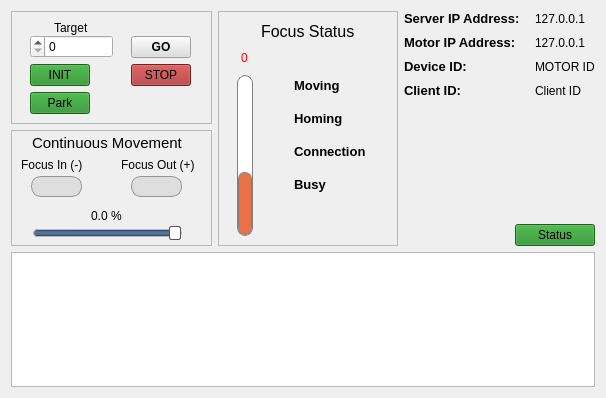
      <widget class="QWidget" name="page_2">
       <property name="minimumSize">
        <size>
         <width>0</width>
         <height>85</height>
        </size>
       </property>
       <property name="maximumSize">
        <size>
         <width>16777215</width>
         <height>427</height>
        </size>
       </property>
       <layout class="QGridLayout" name="gridLayout_3">
        <item row="0" column="0">
         <widget class="QFrame" name="frame">
          <property name="maximumSize">
           <size>
            <width>201</width>
            <height>16777215</height>
           </size>
          </property>
          <property name="frameShape">
           <enum>QFrame::Shape::StyledPanel</enum>
          </property>
          <property name="frameShadow">
           <enum>QFrame::Shadow::Sunken</enum>
          </property>
          <property name="lineWidth">
           <number>2</number>
          </property>
          <property name="midLineWidth">
           <number>1</number>
          </property>
          <layout class="QGridLayout" name="gridLayout_5">
           <property name="horizontalSpacing">
            <number>32</number>
           </property>
           <item row="0" column="0" colspan="2">
            <layout class="QGridLayout" name="gridLayout_4">
             <property name="horizontalSpacing">
              <number>18</number>
             </property>
             <item row="0" column="0">
              <layout class="QVBoxLayout" name="verticalLayout">
               <property name="spacing">
                <number>0</number>
               </property>
               <item alignment="Qt::AlignmentFlag::AlignHCenter">
                <widget class="QLabel" name="label_6">
                 <property name="maximumSize">
                  <size>
                   <width>16777215</width>
                   <height>17</height>
                  </size>
                 </property>
                 <property name="text">
                  <string>Target</string>
                 </property>
                </widget>
               </item>
               <item>
                <widget class="QSpinBox" name="sbMovePos">
                 <property name="minimumSize">
                  <size>
                   <width>0</width>
                   <height>22</height>
                  </size>
                 </property>
                 <property name="cursor">
                  <cursorShape>SizeVerCursor</cursorShape>
                 </property>
                 <property name="layoutDirection">
                  <enum>Qt::LayoutDirection::RightToLeft</enum>
                 </property>
                 <property name="styleSheet">
                  <string notr="true"/>
                 </property>
                 <property name="frame">
                  <bool>true</bool>
                 </property>
                 <property name="buttonSymbols">
                  <enum>QAbstractSpinBox::ButtonSymbols::UpDownArrows</enum>
                 </property>
                 <property name="maximum">
                  <number>2510</number>
                 </property>
                </widget>
               </item>
              </layout>
             </item>
             <item row="0" column="1" alignment="Qt::AlignmentFlag::AlignBottom">
              <widget class="QPushButton" name="btnMove">
               <property name="maximumSize">
                <size>
                 <width>60</width>
                 <height>16777215</height>
                </size>
               </property>
               <property name="font">
                <font>
                 <bold>true</bold>
                </font>
               </property>
               <property name="toolTip">
                <string>Go to</string>
               </property>
               <property name="styleSheet">
                <string notr="true">background-color: rgb(222, 222, 222);</string>
               </property>
               <property name="text">
                <string>GO</string>
               </property>
               <property name="icon">
                <iconset>
                 <normaloff>../../../BlackStar/src/assets/icons/start.ico</normaloff>../../../BlackStar/src/assets/icons/start.ico</iconset>
               </property>
              </widget>
             </item>
            </layout>
           </item>
           <item row="1" column="0">
            <widget class="QPushButton" name="btnHome">
             <property name="maximumSize">
              <size>
               <width>60</width>
               <height>16777215</height>
              </size>
             </property>
             <property name="styleSheet">
              <string notr="true">background-color: forestGreen;</string>
             </property>
             <property name="text">
              <string>INIT</string>
             </property>
            </widget>
           </item>
           <item row="1" column="1">
            <widget class="QPushButton" name="btnHalt">
             <property name="maximumSize">
              <size>
               <width>60</width>
               <height>16777215</height>
              </size>
             </property>
             <property name="styleSheet">
              <string notr="true">background-color: Brown;</string>
             </property>
             <property name="text">
              <string>STOP</string>
             </property>
            </widget>
           </item>
           <item row="2" column="0">
            <widget class="QPushButton" name="btnHome_Park">
             <property name="maximumSize">
              <size>
               <width>60</width>
               <height>16777215</height>
              </size>
             </property>
             <property name="styleSheet">
              <string notr="true">background-color: forestGreen;</string>
             </property>
             <property name="text">
              <string>Park</string>
             </property>
            </widget>
           </item>
          </layout>
         </widget>
        </item>
        <item row="0" column="1" rowspan="2">
         <widget class="QFrame" name="frame_3">
          <property name="maximumSize">
           <size>
            <width>180</width>
            <height>16777215</height>
           </size>
          </property>
          <property name="frameShape">
           <enum>QFrame::Shape::StyledPanel</enum>
          </property>
          <property name="frameShadow">
           <enum>QFrame::Shadow::Raised</enum>
          </property>
          <layout class="QGridLayout" name="gridLayout">
           <item row="0" column="0" colspan="3">
            <layout class="QHBoxLayout" name="horizontalLayout">
             <item>
              <spacer name="horizontalSpacer">
               <property name="orientation">
                <enum>Qt::Orientation::Horizontal</enum>
               </property>
               <property name="sizeHint" stdset="0">
                <size>
                 <width>40</width>
                 <height>20</height>
                </size>
               </property>
              </spacer>
             </item>
             <item>
              <widget class="QLabel" name="label_5">
               <property name="font">
                <font>
                 <pointsize>12</pointsize>
                </font>
               </property>
               <property name="text">
                <string>Focus Status</string>
               </property>
              </widget>
             </item>
             <item>
              <spacer name="horizontalSpacer_2">
               <property name="orientation">
                <enum>Qt::Orientation::Horizontal</enum>
               </property>
               <property name="sizeHint" stdset="0">
                <size>
                 <width>40</width>
                 <height>20</height>
                </size>
               </property>
              </spacer>
             </item>
            </layout>
           </item>
           <item row="1" column="2">
            <layout class="QFormLayout" name="formLayout_3">
             <property name="horizontalSpacing">
              <number>6</number>
             </property>
             <property name="verticalSpacing">
              <number>17</number>
             </property>
             <property name="topMargin">
              <number>30</number>
             </property>
             <item row="0" column="0">
              <widget class="QLabel" name="label_13">
               <property name="font">
                <font>
                 <pointsize>10</pointsize>
                 <bold>true</bold>
                </font>
               </property>
               <property name="contextMenuPolicy">
                <enum>Qt::ContextMenuPolicy::DefaultContextMenu</enum>
               </property>
               <property name="text">
                <string>Moving</string>
               </property>
              </widget>
             </item>
             <item row="0" column="1">
              <widget class="QLabel" name="statMov_2">
               <property name="minimumSize">
                <size>
                 <width>16</width>
                 <height>16</height>
                </size>
               </property>
               <property name="maximumSize">
                <size>
                 <width>16</width>
                 <height>16</height>
                </size>
               </property>
               <property name="toolTip">
                <string>Status</string>
               </property>
               <property name="whatsThis">
                <string/>
               </property>
               <property name="autoFillBackground">
                <bool>false</bool>
               </property>
               <property name="styleSheet">
                <string notr="true">border-radius: 8px;</string>
               </property>
               <property name="frameShape">
                <enum>QFrame::Shape::Panel</enum>
               </property>
               <property name="frameShadow">
                <enum>QFrame::Shadow::Raised</enum>
               </property>
               <property name="text">
                <string/>
               </property>
               <property name="alignment">
                <set>Qt::AlignmentFlag::AlignCenter</set>
               </property>
               <property name="statusLed" stdset="0">
                <string>OFF</string>
               </property>
              </widget>
             </item>
             <item row="1" column="0">
              <widget class="QLabel" name="label_15">
               <property name="font">
                <font>
                 <pointsize>10</pointsize>
                 <bold>true</bold>
                </font>
               </property>
               <property name="text">
                <string>Homing</string>
               </property>
              </widget>
             </item>
             <item row="1" column="1">
              <widget class="QLabel" name="statInit_2">
               <property name="minimumSize">
                <size>
                 <width>16</width>
                 <height>16</height>
                </size>
               </property>
               <property name="maximumSize">
                <size>
                 <width>16</width>
                 <height>16</height>
                </size>
               </property>
               <property name="toolTip">
                <string>Status</string>
               </property>
               <property name="whatsThis">
                <string/>
               </property>
               <property name="autoFillBackground">
                <bool>false</bool>
               </property>
               <property name="styleSheet">
                <string notr="true">border-radius: 8px;</string>
               </property>
               <property name="frameShape">
                <enum>QFrame::Shape::Panel</enum>
               </property>
               <property name="frameShadow">
                <enum>QFrame::Shadow::Raised</enum>
               </property>
               <property name="text">
                <string/>
               </property>
               <property name="alignment">
                <set>Qt::AlignmentFlag::AlignCenter</set>
               </property>
               <property name="statusLed" stdset="0">
                <string>OFF</string>
               </property>
              </widget>
             </item>
             <item row="2" column="0">
              <widget class="QLabel" name="label_12">
               <property name="font">
                <font>
                 <pointsize>10</pointsize>
                 <bold>true</bold>
                </font>
               </property>
               <property name="styleSheet">
                <string notr="true"/>
               </property>
               <property name="text">
                <string>Connection</string>
               </property>
              </widget>
             </item>
             <item row="2" column="1">
              <widget class="QLabel" name="statConn_2">
               <property name="minimumSize">
                <size>
                 <width>16</width>
                 <height>16</height>
                </size>
               </property>
               <property name="maximumSize">
                <size>
                 <width>16</width>
                 <height>16</height>
                </size>
               </property>
               <property name="toolTip">
                <string>Status</string>
               </property>
               <property name="whatsThis">
                <string/>
               </property>
               <property name="autoFillBackground">
                <bool>false</bool>
               </property>
               <property name="styleSheet">
                <string notr="true">border-radius: 8px;</string>
               </property>
               <property name="frameShape">
                <enum>QFrame::Shape::Panel</enum>
               </property>
               <property name="frameShadow">
                <enum>QFrame::Shadow::Raised</enum>
               </property>
               <property name="lineWidth">
                <number>1</number>
               </property>
               <property name="midLineWidth">
                <number>0</number>
               </property>
               <property name="text">
                <string/>
               </property>
               <property name="alignment">
                <set>Qt::AlignmentFlag::AlignCenter</set>
               </property>
               <property name="statusLed" stdset="0">
                <string>OFF</string>
               </property>
              </widget>
             </item>
             <item row="3" column="0">
              <widget class="QLabel" name="label_18">
               <property name="font">
                <font>
                 <pointsize>10</pointsize>
                 <bold>true</bold>
                </font>
               </property>
               <property name="text">
                <string>Busy</string>
               </property>
              </widget>
             </item>
             <item row="3" column="1">
              <widget class="QLabel" name="statBusy_2">
               <property name="minimumSize">
                <size>
                 <width>16</width>
                 <height>16</height>
                </size>
               </property>
               <property name="maximumSize">
                <size>
                 <width>16</width>
                 <height>16</height>
                </size>
               </property>
               <property name="toolTip">
                <string>Status</string>
               </property>
               <property name="whatsThis">
                <string/>
               </property>
               <property name="autoFillBackground">
                <bool>false</bool>
               </property>
               <property name="styleSheet">
                <string notr="true">border-radius: 8px;</string>
               </property>
               <property name="frameShape">
                <enum>QFrame::Shape::Panel</enum>
               </property>
               <property name="frameShadow">
                <enum>QFrame::Shadow::Raised</enum>
               </property>
               <property name="text">
                <string/>
               </property>
               <property name="alignment">
                <set>Qt::AlignmentFlag::AlignCenter</set>
               </property>
               <property name="statusLed" stdset="0">
                <string>OFF</string>
               </property>
              </widget>
             </item>
            </layout>
           </item>
           <item row="1" column="0">
            <layout class="QVBoxLayout" name="verticalLayout_2">
             <property name="spacing">
              <number>6</number>
             </property>
             <property name="sizeConstraint">
              <enum>QLayout::SizeConstraint::SetMinimumSize</enum>
             </property>
             <property name="leftMargin">
              <number>0</number>
             </property>
             <property name="topMargin">
              <number>0</number>
             </property>
             <property name="rightMargin">
              <number>0</number>
             </property>
             <item alignment="Qt::AlignmentFlag::AlignHCenter">
              <widget class="QSpinBox" name="sbFocusPos">
               <property name="minimumSize">
                <size>
                 <width>35</width>
                 <height>0</height>
                </size>
               </property>
               <property name="maximumSize">
                <size>
                 <width>35</width>
                 <height>16777215</height>
                </size>
               </property>
               <property name="styleSheet">
                <string notr="true">color:Red; background:rgba(0,0,0,0);</string>
               </property>
               <property name="frame">
                <bool>false</bool>
               </property>
               <property name="alignment">
                <set>Qt::AlignmentFlag::AlignCenter</set>
               </property>
               <property name="readOnly">
                <bool>true</bool>
               </property>
               <property name="buttonSymbols">
                <enum>QAbstractSpinBox::ButtonSymbols::NoButtons</enum>
               </property>
               <property name="keyboardTracking">
                <bool>false</bool>
               </property>
               <property name="minimum">
                <number>-10</number>
               </property>
               <property name="maximum">
                <number>2600</number>
               </property>
               <property name="value">
                <number>0</number>
               </property>
              </widget>
             </item>
             <item alignment="Qt::AlignmentFlag::AlignHCenter">
              <widget class="QProgressBar" name="BarFocuser">
               <property name="sizePolicy">
                <sizepolicy hsizetype="Minimum" vsizetype="Expanding">
                 <horstretch>0</horstretch>
                 <verstretch>0</verstretch>
                </sizepolicy>
               </property>
               <property name="minimumSize">
                <size>
                 <width>16</width>
                 <height>0</height>
                </size>
               </property>
               <property name="maximumSize">
                <size>
                 <width>16</width>
                 <height>16777215</height>
                </size>
               </property>
               <property name="font">
                <font>
                 <bold>true</bold>
                </font>
               </property>
               <property name="layoutDirection">
                <enum>Qt::LayoutDirection::LeftToRight</enum>
               </property>
               <property name="autoFillBackground">
                <bool>false</bool>
               </property>
               <property name="styleSheet">
                <string notr="true">QProgressBar::chunk {
background-color: rgb(232, 114, 70);
border:1px solid grey;
border-radius:7px;

}


QProgressBar { margin:0px;
border:1px solid grey;
color: rgb(232, 114, 70);
border-radius:8px; 
width:16px; }
</string>
               </property>
               <property name="minimum">
                <number>-10</number>
               </property>
               <property name="maximum">
                <number>2510</number>
               </property>
               <property name="value">
                <number>1000</number>
               </property>
               <property name="alignment">
                <set>Qt::AlignmentFlag::AlignHCenter|Qt::AlignmentFlag::AlignTop</set>
               </property>
               <property name="textVisible">
                <bool>false</bool>
               </property>
               <property name="orientation">
                <enum>Qt::Orientation::Vertical</enum>
               </property>
               <property name="invertedAppearance">
                <bool>false</bool>
               </property>
               <property name="textDirection">
                <enum>QProgressBar::Direction::TopToBottom</enum>
               </property>
               <property name="format">
                <string>%v</string>
               </property>
              </widget>
             </item>
            </layout>
           </item>
           <item row="1" column="1">
            <spacer name="horizontalSpacer_3">
             <property name="orientation">
              <enum>Qt::Orientation::Horizontal</enum>
             </property>
             <property name="sizeHint" stdset="0">
              <size>
               <width>40</width>
               <height>20</height>
              </size>
             </property>
            </spacer>
           </item>
          </layout>
         </widget>
        </item>
        <item row="0" column="2">
         <layout class="QFormLayout" name="formLayout_2">
          <property name="horizontalSpacing">
           <number>15</number>
          </property>
          <property name="verticalSpacing">
           <number>9</number>
          </property>
          <item row="0" column="0">
           <widget class="QLabel" name="label_10">
            <property name="font">
             <font>
              <pointsize>10</pointsize>
              <bold>true</bold>
             </font>
            </property>
            <property name="text">
             <string>Server IP Address:</string>
            </property>
           </widget>
          </item>
          <item row="0" column="1">
           <widget class="QLabel" name="lblServerIP">
            <property name="text">
             <string>127.0.0.1</string>
            </property>
           </widget>
          </item>
          <item row="1" column="0">
           <widget class="QLabel" name="label_16">
            <property name="font">
             <font>
              <pointsize>10</pointsize>
              <bold>true</bold>
             </font>
            </property>
            <property name="text">
             <string>Motor IP Address:</string>
            </property>
           </widget>
          </item>
          <item row="1" column="1">
           <widget class="QLabel" name="lblMotorIP">
            <property name="text">
             <string>127.0.0.1</string>
            </property>
           </widget>
          </item>
          <item row="2" column="0">
           <widget class="QLabel" name="label_11">
            <property name="font">
             <font>
              <pointsize>10</pointsize>
              <bold>true</bold>
             </font>
            </property>
            <property name="text">
             <string>Device ID: </string>
            </property>
           </widget>
          </item>
          <item row="2" column="1">
           <widget class="QLabel" name="lblMotorID">
            <property name="text">
             <string>MOTOR ID</string>
            </property>
           </widget>
          </item>
          <item row="3" column="0">
           <widget class="QLabel" name="label_17">
            <property name="font">
             <font>
              <pointsize>10</pointsize>
              <bold>true</bold>
             </font>
            </property>
            <property name="text">
             <string>Client ID:</string>
            </property>
           </widget>
          </item>
          <item row="3" column="1">
           <widget class="QLabel" name="lblClientID">
            <property name="text">
             <string>Client ID</string>
            </property>
           </widget>
          </item>
         </layout>
        </item>
        <item row="1" column="0" alignment="Qt::AlignmentFlag::AlignHCenter|Qt::AlignmentFlag::AlignTop">
         <widget class="QFrame" name="frame_2">
          <property name="minimumSize">
           <size>
            <width>201</width>
            <height>116</height>
           </size>
          </property>
          <property name="maximumSize">
           <size>
            <width>201</width>
            <height>91</height>
           </size>
          </property>
          <property name="frameShape">
           <enum>QFrame::Shape::StyledPanel</enum>
          </property>
          <property name="frameShadow">
           <enum>QFrame::Shadow::Raised</enum>
          </property>
          <widget class="QLabel" name="label">
           <property name="geometry">
            <rect>
             <x>21</x>
             <y>4</y>
             <width>161</width>
             <height>18</height>
            </rect>
           </property>
           <property name="font">
            <font>
             <pointsize>11</pointsize>
             <bold>false</bold>
             <kerning>true</kerning>
            </font>
           </property>
           <property name="text">
            <string>Continuous Movement</string>
           </property>
          </widget>
          <widget class="QPushButton" name="btnUp">
           <property name="geometry">
            <rect>
             <x>120</x>
             <y>46</y>
             <width>51</width>
             <height>21</height>
            </rect>
           </property>
           <property name="font">
            <font>
             <pointsize>12</pointsize>
             <bold>false</bold>
            </font>
           </property>
           <property name="toolTip">
            <string>Focus Up</string>
           </property>
           <property name="styleSheet">
            <string notr="true">            QPushButton {
				  border: 1px solid rgb(149, 149, 149);
                background-color: rgb(222, 222, 222);
                border-radius: 10px; 
            }

    QPushButton:pressed {
        background-color:  rgb(179, 179, 179); 
    }</string>
           </property>
           <property name="text">
            <string/>
           </property>
          </widget>
          <widget class="QPushButton" name="btnDown">
           <property name="geometry">
            <rect>
             <x>20</x>
             <y>46</y>
             <width>51</width>
             <height>21</height>
            </rect>
           </property>
           <property name="font">
            <font>
             <pointsize>12</pointsize>
             <bold>false</bold>
            </font>
           </property>
           <property name="toolTip">
            <string>Focus Down</string>
           </property>
           <property name="styleSheet">
            <string notr="true">            QPushButton {
				  border: 1px solid rgb(149, 149, 149);
                background-color: rgb(222, 222, 222);
                border-radius: 10px; 
            }

    QPushButton:pressed {
        background-color:  rgb(179, 179, 179); 
    }</string>
           </property>
           <property name="text">
            <string/>
           </property>
          </widget>
          <widget class="QLabel" name="label_3">
           <property name="geometry">
            <rect>
             <x>10</x>
             <y>26</y>
             <width>71</width>
             <height>18</height>
            </rect>
           </property>
           <property name="text">
            <string>Focus In (-)</string>
           </property>
          </widget>
          <widget class="QLabel" name="label_4">
           <property name="geometry">
            <rect>
             <x>110</x>
             <y>26</y>
             <width>81</width>
             <height>18</height>
            </rect>
           </property>
           <property name="text">
            <string>Focus Out (+)</string>
           </property>
          </widget>
          <widget class="QLabel" name="ledFocusIn">
           <property name="geometry">
            <rect>
             <x>52</x>
             <y>50</y>
             <width>12</width>
             <height>12</height>
            </rect>
           </property>
           <property name="text">
            <string/>
           </property>
           <property name="statusLed" stdset="0">
            <string>OFF</string>
           </property>
          </widget>
          <widget class="QLabel" name="ledFocusOut">
           <property name="geometry">
            <rect>
             <x>152</x>
             <y>50</y>
             <width>12</width>
             <height>12</height>
            </rect>
           </property>
           <property name="text">
            <string/>
           </property>
           <property name="statusLed" stdset="0">
            <string>OFF</string>
           </property>
          </widget>
          <widget class="QWidget" name="">
           <property name="geometry">
            <rect>
             <x>16</x>
             <y>76</y>
             <width>161</width>
             <height>36</height>
            </rect>
           </property>
           <layout class="QVBoxLayout" name="verticalLayout_4">
            <property name="spacing">
             <number>2</number>
            </property>
            <property name="topMargin">
             <number>3</number>
            </property>
            <item alignment="Qt::AlignmentFlag::AlignHCenter">
             <widget class="QDoubleSpinBox" name="sbSpeed">
              <property name="maximumSize">
               <size>
                <width>16777215</width>
                <height>14</height>
               </size>
              </property>
              <property name="styleSheet">
               <string notr="true">background: rgba(0,0,0,0)</string>
              </property>
              <property name="frame">
               <bool>false</bool>
              </property>
              <property name="alignment">
               <set>Qt::AlignmentFlag::AlignCenter</set>
              </property>
              <property name="readOnly">
               <bool>true</bool>
              </property>
              <property name="buttonSymbols">
               <enum>QAbstractSpinBox::ButtonSymbols::NoButtons</enum>
              </property>
              <property name="suffix">
               <string> %</string>
              </property>
              <property name="decimals">
               <number>1</number>
              </property>
             </widget>
            </item>
            <item alignment="Qt::AlignmentFlag::AlignHCenter">
             <widget class="QSlider" name="sliderSpeed">
              <property name="minimumSize">
               <size>
                <width>149</width>
                <height>16</height>
               </size>
              </property>
              <property name="styleSheet">
               <string notr="true">            QSlider::groove:horizontal {
                border: 1px solid #bbb;
                height:6px;
                background: #d3d3d3; /* Color AFTER the handle */
                border-radius: 4px;
            }

            QSlider::sub-page:horizontal {
                background: qlineargradient(spread:reflect, x1:0.499, y1:0, x2:0.489161, y2:0.499, stop:0 rgba(20, 56, 110, 255), stop:0.693122 rgba(20, 56, 110, 160)); /* Color BEFORE the handle */
                border: 1px solid #bbb;
                height: 8px;
                border-radius: 4px;
            }

            QSlider::handle:horizontal {
                background: #ffffff;
                border: 1px solid #555555;
                width: 10px;
                margin-top: -4px; /* Centers the handle over the groove */
                margin-bottom: -4px;
                border-radius: 2px;
            }

            QSlider::handle:horizontal:hover {
                background: #e6e6e6;
                border-color: #8242b8;
            }</string>
              </property>
              <property name="minimum">
               <number>10</number>
              </property>
              <property name="maximum">
               <number>1000</number>
              </property>
              <property name="singleStep">
               <number>1</number>
              </property>
              <property name="value">
               <number>1000</number>
              </property>
              <property name="orientation">
               <enum>Qt::Orientation::Horizontal</enum>
              </property>
              <property name="tickPosition">
               <enum>QSlider::TickPosition::NoTicks</enum>
              </property>
              <property name="tickInterval">
               <number>100</number>
              </property>
             </widget>
            </item>
           </layout>
          </widget>
          <zorder>btnUp</zorder>
          <zorder>btnDown</zorder>
          <zorder>label</zorder>
          <zorder>label_3</zorder>
          <zorder>label_4</zorder>
          <zorder>ledFocusIn</zorder>
          <zorder>ledFocusOut</zorder>
          <zorder>sliderSpeed</zorder>
          <zorder>label_8</zorder>
         </widget>
        </item>
        <item row="1" column="2" alignment="Qt::AlignmentFlag::AlignRight|Qt::AlignmentFlag::AlignBottom">
         <widget class="QPushButton" name="btnUpdateStatus">
          <property name="maximumSize">
           <size>
            <width>100</width>
            <height>16777215</height>
           </size>
          </property>
          <property name="styleSheet">
           <string notr="true">background-color: forestGreen;</string>
          </property>
          <property name="text">
           <string>Status</string>
          </property>
         </widget>
        </item>
        <item row="2" column="0" colspan="3">
         <widget class="QTextEdit" name="txtStatus">
          <property name="minimumSize">
           <size>
            <width>0</width>
            <height>122</height>
           </size>
          </property>
          <property name="maximumSize">
           <size>
            <width>7010</width>
            <height>135</height>
           </size>
          </property>
         </widget>
        </item>
       </layout>
      </widget>
